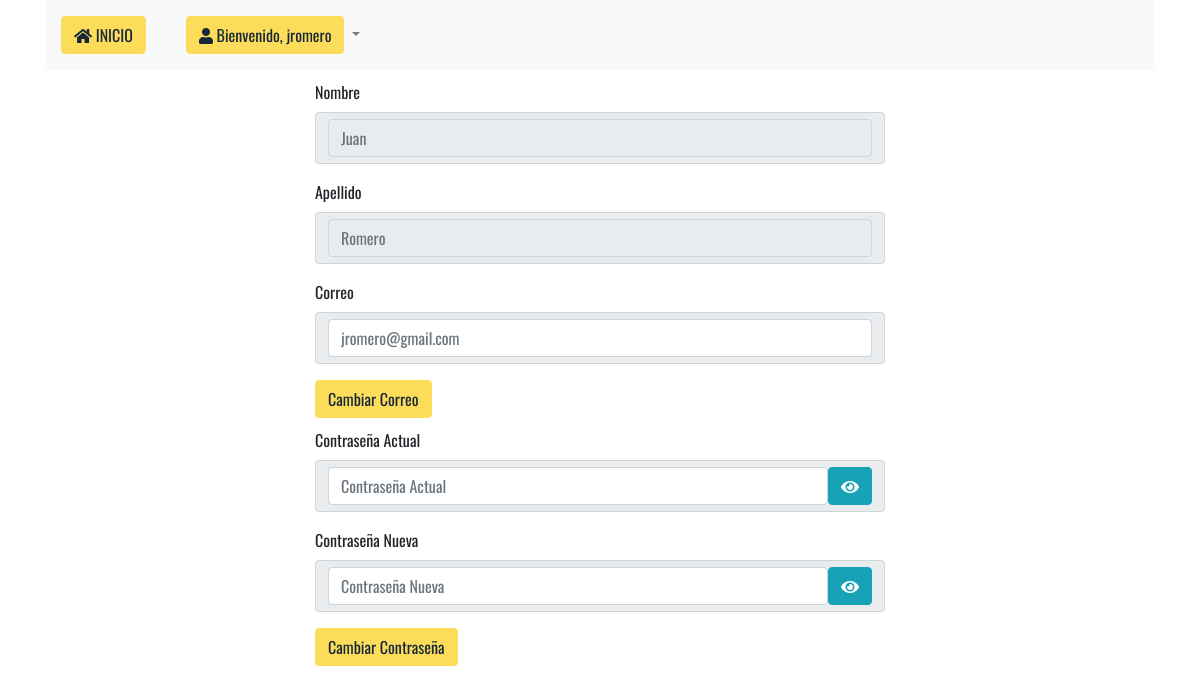
Page /vista/configuracion.php (signed in) on the committed database.
### tables this page shows
CREATE TABLE `clientes` (
  `usuario` varchar(10) NOT NULL,
  `password` varchar(15) NOT NULL,
  `nombre` varchar(50) NOT NULL,
  `apellido` varchar(50) NOT NULL,
  `correo` varchar(30) NOT NULL
);

### modelo/cliente.php (called while the page is built, shortened)
<?php
class Cliente
{
	public function mostrarNombre($con, $usuario){
		try{
			$sql = "SELECT nombre FROM clientes
					WHERE usuario = '" . $usuario . "'";
			$result = $con->query($sql);
			$return = mysqli_fetch_all($result, MYSQLI_ASSOC);
			foreach ($return as $row) {
				$nombre = $row['nombre'];
			}
			return $nombre;
		}catch(Exception $e){
			throw $e;
		}
	}
	public function mostrarApellido($con, $usuario){
		try{
			$sql = "SELECT apellido FROM clientes
					WHERE usuario = '" . $usuario . "'";
			$result = $con->query($sql);
			$return = mysqli_fetch_all($result, MYSQLI_ASSOC);
			foreach ($return as $row) {
				$apellido = $row['apellido'];
			}
			return $apellido;
		}catch(Exception $e){
			throw $e;
		}
	}
	public function mostrarCorreo($con, $usuario){
		try{
			$sql = "SELECT correo FROM clientes
					WHERE usuario = '" . $usuario . "'";
			$result = $con->query($sql);
			$return = mysqli_fetch_all($result, MYSQLI_ASSOC);
			foreach ($return as $row) {
				$correo = $row['correo'];
			}
			return $correo;
		}catch(Exception $e){
			throw $e;
		}
	}
}
 ?>

### vista/configuracion.php (the view, shortened to what this page needs)
<?php
$usuario = $_SESSION['usuario'];
include('../modelo/cliente.php');
$cliente = new cliente();
$nombre = $cliente->mostrarNombre($conn,$usuario);
$apellido = $cliente->mostrarApellido($conn, $usuario);
$correoActual = $cliente->mostrarCorreo($conn,$usuario);
 ?>
<!DOCTYPE html>
<html lang="es">
<head>
	<link rel="stylesheet" href="https://stackpath.bootstrapcdn.com/bootstrap/4.1.3/css/bootstrap.min.css">
	<link rel="stylesheet" href="https://use.fontawesome.com/releases/v5.4.2/css/all.css">
	<link rel="stylesheet" type="text/css" href="../src/css/estilos.css">
	<link rel="stylesheet" type="text/css" href="../src/css/scrollbar.css">
</head>
<body>
	<div class="container">
		<nav class="navbar navbar-expand-lg navbar-light bg-light" style="margin-bottom: 10px;">
			<a class="navbar-brand" href="inicio.php">
				<button class="btn btn-amarillo">
					<i class="fas fa-home"></i>
					INICIO
				</button>
			</a>
		  	<div class="collapse navbar-collapse" id="navbarSupportedContent">
		    	<ul class="navbar-nav mr-auto">
		      		<li class="nav-item active">
		        		<a class="nav-link" href="#"><span class="sr-only">(current)</span></a>
		      		</li>
			      	<li class="nav-item dropdown">
				        <a class="nav-link dropdown-toggle" href="#" id="navbarDropdown" role="button" data-toggle="dropdown" aria-haspopup="true" aria-expanded="false">
				         	<button class="btn btn-amarillo">
				         		<i class="fas fa-user"></i>
				         		<?php echo "Bienvenido, ". $usuario; ?>
				         	</button>
				        </a>
			      	</li>
			    </ul>
			</div>
		</nav>
	</div>
	<div class="container" id="form-nombre" style="width: 50%;">
		<fieldset disabled>
			<form>
				<div class="form-group">
					<label for="disabledTextInput">Nombre</label>
					<div class="input-group-text">
						<input type="text" class="form-control" id="disabledTextInput" name="nombre" placeholder="<?php echo $nombre; ?>">
					</div>
				</div>
			</form>
		</fieldset>
	</div>
	<div class="container" id="form-apellido" style="width: 50%;">
		<fieldset disabled>
			<form>
				<div class="form-group">
					<label for="disabledTextInput">Apellido</label>
					<div class="input-group-text">
						<input type="text" class="form-control" id="disabledTextInput" name="apellido" placeholder="<?php echo $apellido; ?>">
					</div>
				</div>
			</form>
		</fieldset>
	</div>
	<div class="container" id="form-correo" style="width: 50%;">
		<form>
			<div class="form-group">
				<label for="correoCliente">Correo</label>
				<div class="input-group-text">
					<input type="email" class="form-control" id="correoCliente" name="correo" placeholder="<?php echo $correoActual; ?>">
				</div>
			</div>
			<button class="btn btn-amarillo">Cambiar Correo</button>
		</form>
	</div>
	<div class="container" id="form-pass" style="width: 50%; margin-top: 10px;">
		<form action="../controladores/actualizarpass.php">
			<div class="form-group">
		    	<label for="passActual">Contraseña Actual</label>
		    	<div class="input-group-text">
			    	<input type="password" class="form-control" id="passActual" name="passActual" placeholder="Contraseña Actual">
			    	<span class="btn btn-info" id="showPass" onclick="mostrarContrasena('passActual');">
			    		<i class="fas fa-eye"></i>
			    	</span>
		    	</div>
		  	</div>
		  	<div class="form-group">
		    	<label for="passNueva">Contraseña Nueva</label>
		    	<div class="input-group-text">
			    	<input type="password" class="form-control" id="passNueva" name="passNueva" placeholder="Contraseña Nueva">
			    	<span class="btn btn-info" id="showPass" onclick="mostrarContrasena('passNueva');">
			    		<i class="fas fa-eye"></i>
			    	</span>
		    	</div>
		  	</div>
		  	<button type="submit" class="btn btn-amarillo">Cambiar Contraseña</button>
		</form>
	</div>
</body>
</html>

### src/css/estilos.css (style rules this page uses)
body { font-family: 'Oswald', sans-serif; }
.btn-amarillo { color: #16293b; background-color: #fddc5a; border-color: rgb(253, 220, 90); }

### rows in the picture
clientes: nombre "Juan", apellido "Romero", correo "jromero@gmail.com"

### other values in the picture
$usuario "jromero"
